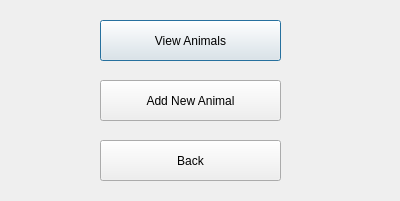
<?xml version="1.0" encoding="UTF-8"?>
<ui version="4.0">
 <class>staffpageanimal</class>
 <widget class="QDialog" name="staffpageanimal">
  <property name="geometry">
   <rect>
    <x>0</x>
    <y>0</y>
    <width>400</width>
    <height>201</height>
   </rect>
  </property>
  <property name="windowTitle">
   <string>Dialog</string>
  </property>
  <widget class="QPushButton" name="viewAnimals">
   <property name="geometry">
    <rect>
     <x>100</x>
     <y>20</y>
     <width>181</width>
     <height>41</height>
    </rect>
   </property>
   <property name="text">
    <string>View Animals</string>
   </property>
  </widget>
  <widget class="QPushButton" name="backButton_1">
   <property name="geometry">
    <rect>
     <x>100</x>
     <y>140</y>
     <width>181</width>
     <height>41</height>
    </rect>
   </property>
   <property name="text">
    <string>Back</string>
   </property>
  </widget>
  <widget class="QPushButton" name="addNewAnimal">
   <property name="geometry">
    <rect>
     <x>100</x>
     <y>80</y>
     <width>181</width>
     <height>41</height>
    </rect>
   </property>
   <property name="text">
    <string>Add New Animal</string>
   </property>
  </widget>
 </widget>
 <resources/>
 <connections/>
</ui>
